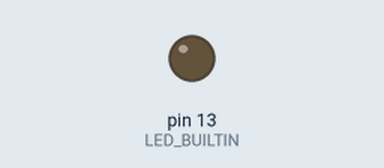
Recording of a sketch running on a simulated Arduino Uno, built with avr-gcc and run on an emulated ATmega328P. On the bench: output pins drawn as LEDs (lit = HIGH). Pins used as bus, display or sensor lines are not drawn; what the sketch prints to the serial monitor is not drawn.

Above: at 0.9 s.
At 5.4 s:
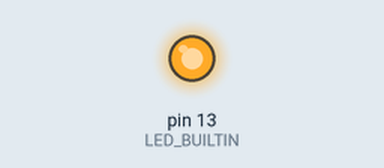
Timing chart, 0 to 6.9 s (numbered marks = the images above):
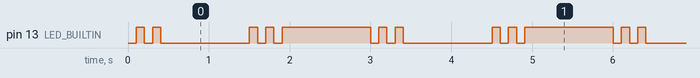

Measured:
- by itself, pin 13 (LED_BUILTIN): repeats every 3.0 s: LOW 0.10 s, HIGH 0.10 s, LOW 1.1 s, 2 × (HIGH 0.10 s, LOW 0.10 s), HIGH 1.1 s, LOW 0.10 s, HIGH 0.10 s
- by itself, everything shown: repeats every 3.0 s, in 10 steps

The sketch:

ff_uart_ctrl.ino
```cpp
// (licence header left out)
/* include header files -------------------------------------------------------------------*/
#include <Arduino.h>
#include <FlexiTimer2.h>
#include <SoftwareSerial.h>

/* Macro definition -----------------------------------------------------------------------*/
#define SOFT_VERSION "UART_CTRL-211123-A0"  //软件版本

#define COM_TX_PIN A1  // 开发板模拟串口 TX 引脚
#define COM_RX_PIN A0  // 开发板模拟串口 RX 引脚

/* type definition ---------------------------------------------------------------------*/
/* extended variable ---------------------------------------------------------------------*/
/* function declaration ---------------------------------------------------------------------*/
void digital_toggle( uint8_t pin );
void trigger_cb();
/* private variable ---------------------------------------------------------------------*/
SoftwareSerial softSerial( COM_RX_PIN, COM_TX_PIN );  // 软件模拟串口
/* Function implementation ---------------------------------------------------------------------*/
void digital_toggle( uint8_t pin )
{
    digitalRead( pin ) ? digitalWrite( pin, 0 ) : digitalWrite( pin, 1 );
}

void trigger_cb()
{
    digitalWrite( COM_TX_PIN, HIGH );  // Stop triggering
    FlexiTimer2::stop();
}

void setup()
{
    // put your setup code here, to run once:
    pinMode( LED_BUILTIN, OUTPUT );
    Serial.begin( 9600 );
    Serial.println( SOFT_VERSION );
    softSerial.begin( 9600 );
    pinMode( COM_TX_PIN, OUTPUT );  // Low-level pulse, trigger output
    digitalWrite( COM_TX_PIN, HIGH );

    FlexiTimer2::set( 5, 0.0001, trigger_cb );  // Set 500us timing
}

void loop()
{
    static uint32_t trigger_cnt = 0;
    if ( millis() - trigger_cnt > 500 )
    {
        digitalWrite( COM_TX_PIN, LOW );  // Trigger sensor output
        FlexiTimer2::start();

        static uint8_t  recv_buf[ 10 ] = { 0 };
        static uint16_t recv_buf_cnt   = 0;
        uint16_t        len            = softSerial.readBytes( ( uint8_t* )&recv_buf, 4 );
        if ( len == 4 && recv_buf[ 0 ] == 0xff )
        {
            uint8_t sum = recv_buf[ 0 ] + recv_buf[ 1 ] + recv_buf[ 2 ];
            if ( sum == recv_buf[ 3 ] )
            {
                uint16_t distance      = recv_buf[ 1 ] << 8 | recv_buf[ 2 ];
                char     out_txt[ 16 ] = { 0 };
                sprintf( out_txt, "%d mm \r\n", distance );
                Serial.print( out_txt );
            }
        }

        trigger_cnt = millis();
    }

    static uint32_t led_cnt = millis();
    if ( millis() - led_cnt > 100 )
    {
        digital_toggle( LED_BUILTIN );
        led_cnt = millis();
    }
}
// main.cpp
```
